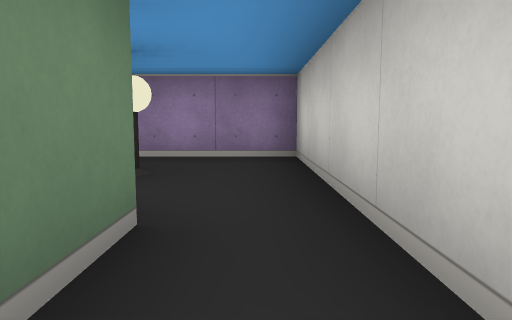
View 1 (above)

15 first-person views from a walk through a cub3D ray-caster map. The camera is about half as high as the walls, tilts 6° down and sees 70° across. The floor is counted in squares. Each view is taken from the middle of a square. On the plan, view 1 faces up. The plan holds only what a view shows up to about 9 squares ahead; the rest is blank.

View 2
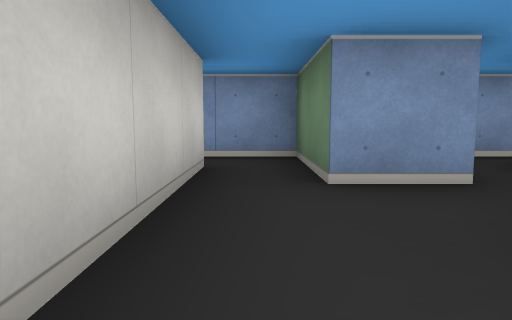

View 3
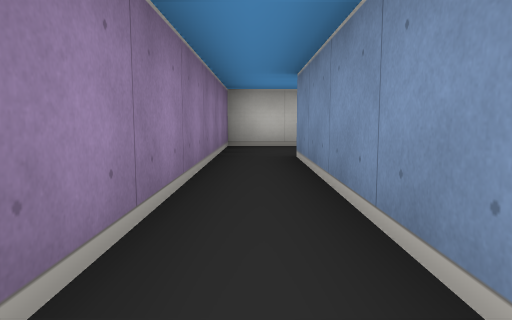

View 4
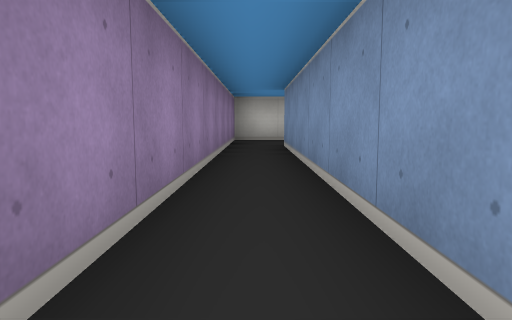

View 5
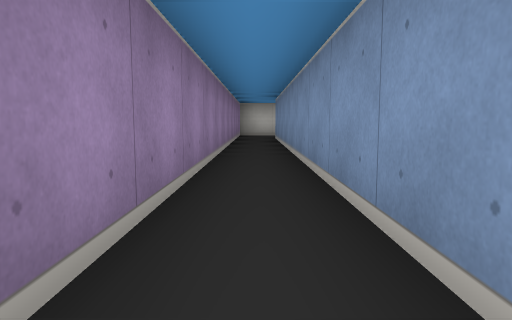

View 6
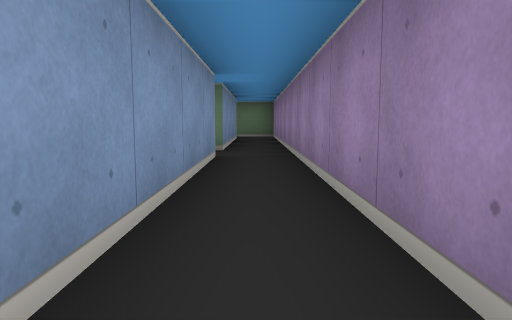

View 7
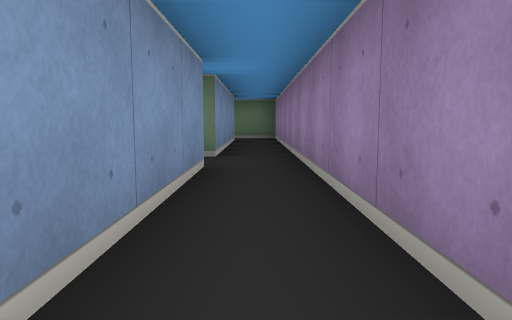

View 8
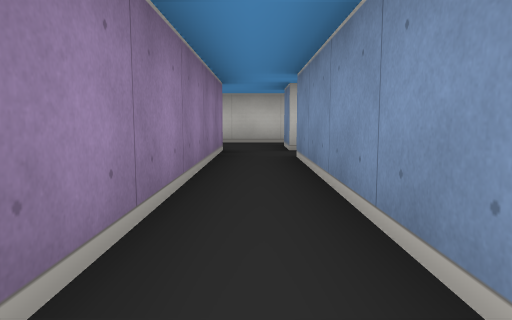

View 9
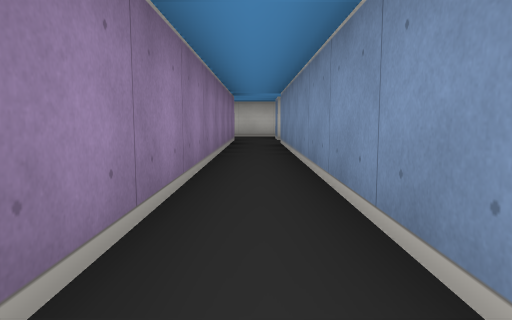

View 10
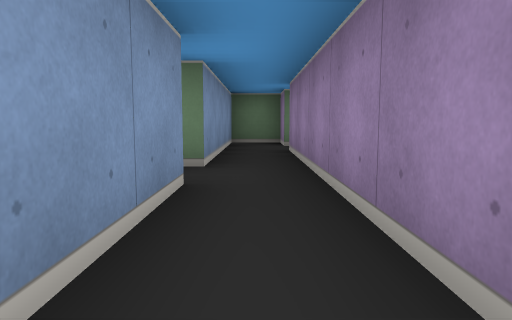

View 11
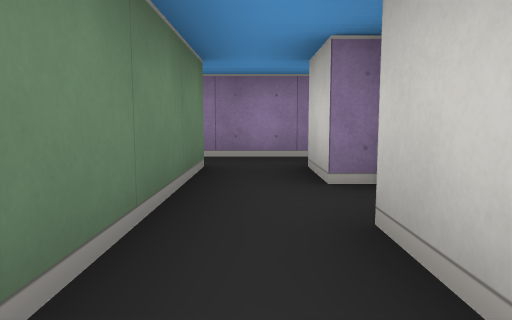

View 12
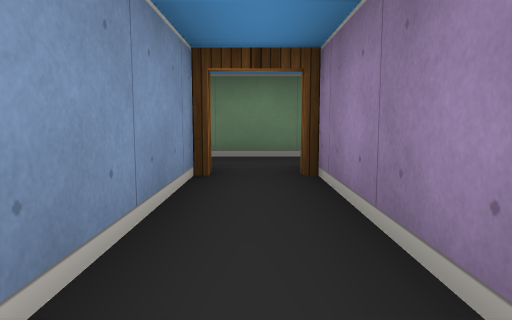

View 13
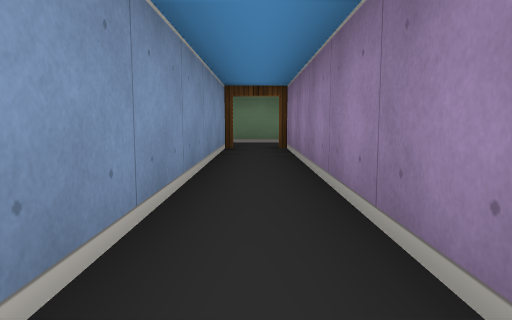

View 14
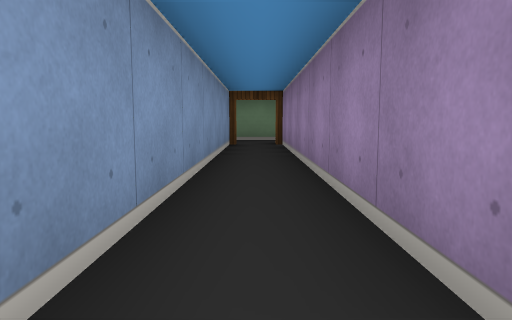

View 15
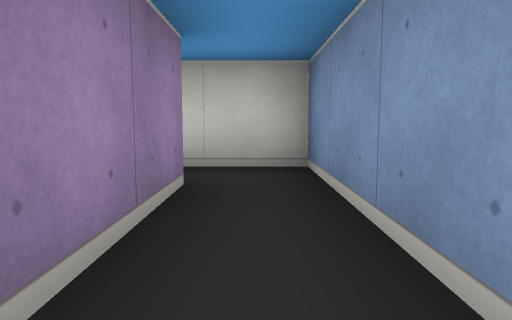

### Floor plan
Ten units are one square. View 1 is at (0, 0); x grows to the right and y downward. Boxes are objects, and circles mark ways between rooms. Rooms are numbered by the first view taken in them; rooms with no view inside come last. Other rooms are left out.
<svg viewBox="-183 -50 198 69">
<path fill="none" stroke="#000" d="M-5 -15 -5 5 8 5M5 -5 5 -15M-125 -35 -15 -35M-175 -35 -135 -35M5 -35 5 -45 -178 -45M-16 -25 -125 -25M-15 -15 -5 -15M-95 -15 -25 -15M5 -15 5 -35M-125 -15 -105 -15M-95 -5 -95 -15M-95 14 -95 5M-105 -15 -105 14M-25 -5 -95 -5M-91 5 -15 5 -15 -15M-135 -35 -135 -25 -145 -25 -145 -15 -125 -15"/>
<rect x="-15" y="-35" width="10" height="10" fill="#bbb"><title>lamp</title></rect>
<circle cx="0" cy="-10" r="3" fill="#2a7"/>
<circle cx="-5" cy="-30" r="3" fill="#2a7"/>
<circle cx="-130" cy="-30" r="3" fill="#2a7"/>
<circle cx="-100" cy="-10" r="3" fill="#2a7"/>
<circle cx="-20" cy="-10" r="3" fill="#2a7"/>
<circle cx="-115" cy="-20" r="3" fill="#2a7"/>
<circle cx="-90" cy="0" r="3" fill="#2a7"/>
<text x="0" y="-10">1</text>
<text x="-90" y="-40">2</text>
<text x="-50" y="-20">3</text>
<text x="-100" y="0">4</text>
<text x="-50" y="0">5</text>
<text x="-130" y="-20">6</text>
</svg>
Room 1 opens to room 3. Room 2 opens to room 3. Room 2 opens to room 6. Room 3 opens to room 4. Room 3 opens to room 5. Room 3 opens to room 6. Room 4 opens to room 5.

Where each view was taken, in squares from view 1:
view 1: 0 up, 0 right, facing up
view 2: 4 up, 0 right, facing down
view 3: 4 up, 6 left, facing right
view 4: 4 up, 8 left, facing right
view 5: 4 up, 11 left, facing right
view 6: 4 up, 8 left, facing left
view 7: 4 up, 9 left, facing left
view 8: 2 up, 7 left, facing right
view 9: 2 up, 10 left, facing right
view 10: 2 up, 7 left, facing left
view 11: 2 down, 10 left, facing up
view 12: 0 up, 6 left, facing left
view 13: 0 up, 3 left, facing left
view 14: 0 up, 2 left, facing left
view 15: 0 up, 5 left, facing right
